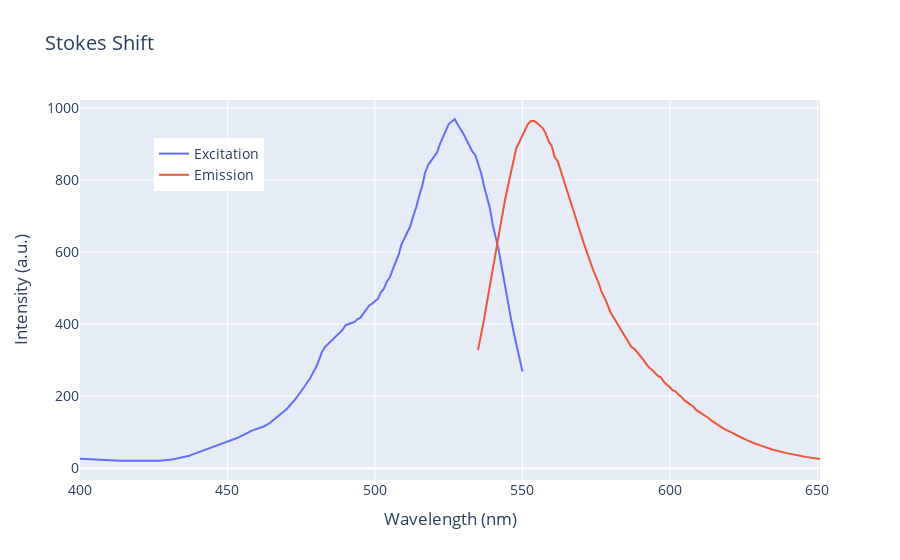

Source (notebook cell):
### Code cell
fig = go.Figure()
fig.add_trace(go.Scatter(x=ecc_lambda, y=ecc_int,
                    mode='lines',
                    name='Excitation'))
fig.add_trace(go.Scatter(x=emi_lambda, y=emi_int,
                    mode='lines',
                    name='Emission'))

fig.update_layout(title='Stokes Shift',
                  xaxis_title='Wavelength (nm)',
                  yaxis_title='Intensity (a.u.)',
                  legend=dict(x=0.1, y=0.9),
                  font=dict(size=14))


fig.show()

### Figure 1 — Plotly figure (JSON) as saved in the notebook; plotly's stock layout.template omitted (floating-point values rounded to 4 significant figures; data arrays with more than 128 entries replaced by an {"elided": "..."} marker saying what was removed)
{"data": [{"mode": "lines", "name": "Excitation", "type": "scatter", "x": {"elided": "151 float values"}, "y": {"elided": "151 float values"}}, {"mode": "lines", "name": "Emission", "type": "scatter", "x": {"elided": "151 float values"}, "y": {"elided": "151 float values"}}], "layout": {"font": {"size": 14}, "legend": {"x": 0.1, "y": 0.9}, "title": {"text": "Stokes Shift"}, "xaxis": {"title": {"text": "Wavelength (nm)"}}, "yaxis": {"title": {"text": "Intensity (a.u.)"}}}}
